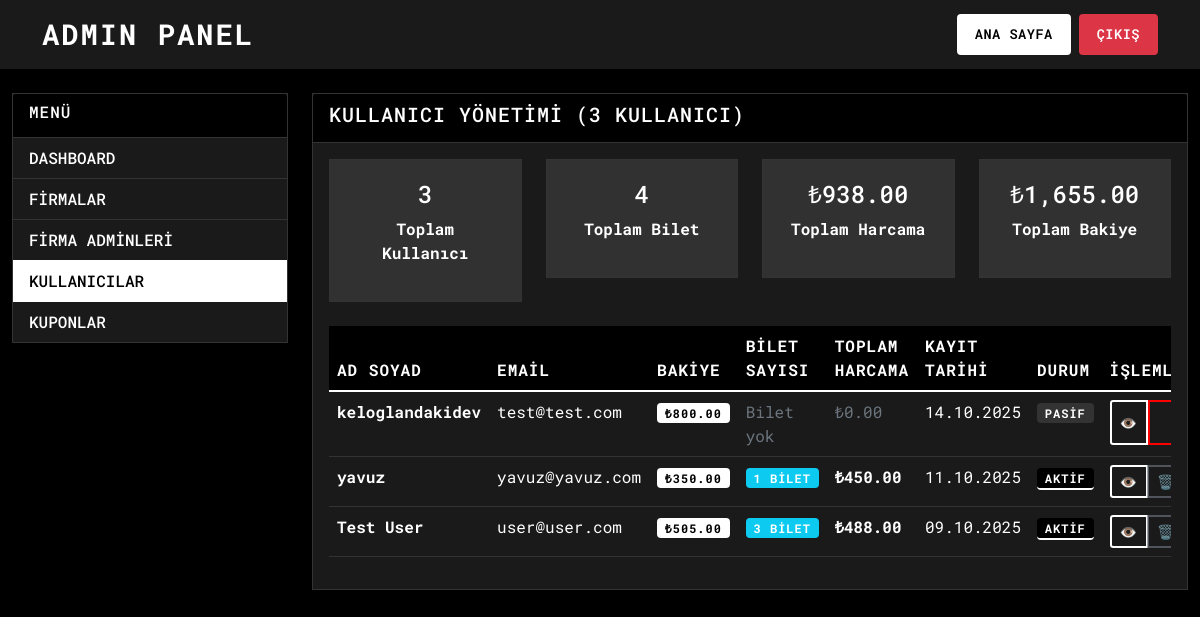
The page /admin.php?tab=users (signed in) on the database its author committed.
### tables this page shows
CREATE TABLE User (
                id TEXT PRIMARY KEY,
                full_name TEXT NOT NULL,
                email TEXT UNIQUE NOT NULL,
                role TEXT NOT NULL CHECK(role IN ('user', 'company', 'admin')),
                password TEXT NOT NULL,
                company_id TEXT NULL,
                balance INTEGER DEFAULT 800,
                created_at TIMESTAMP DEFAULT CURRENT_TIMESTAMP,
                FOREIGN KEY (company_id) REFERENCES Bus_Company(id) ON DELETE SET NULL
            );

### public/admin.php (the view, shortened to what this page needs)
<?php
require_once '../includes/auth.php';
$activeTab = $_GET['tab'] ?? 'dashboard';
$stats = [];
$stats['total_users'] = $pdo->query("SELECT COUNT(*) FROM User WHERE role = 'user'")->fetchColumn();
$stats['total_firms'] = $pdo->query("SELECT COUNT(*) FROM Bus_Company")->fetchColumn();
$stats['total_trips'] = $pdo->query("SELECT COUNT(*) FROM Trips")->fetchColumn();
$stats['total_tickets'] = $pdo->query("SELECT COUNT(*) FROM Tickets WHERE status = 'active'")->fetchColumn();
$stats['total_revenue'] = $pdo->query("SELECT SUM(total_price) FROM Tickets WHERE status = 'active'")->fetchColumn() ?? 0;
$users = $pdo->query("
    SELECT u.*,
           (SELECT COUNT(*) FROM Tickets WHERE user_id = u.id AND status = 'active') as ticket_count,
           (SELECT SUM(total_price) FROM Tickets WHERE user_id = u.id AND status = 'active') as total_spent
    FROM User u
    WHERE u.role = 'user'
    ORDER BY u.created_at DESC
")->fetchAll();
?>
<!DOCTYPE html>
<html lang="tr">
<head>
    <link href="https://cdn.jsdelivr.net/npm/bootstrap@5.1.3/dist/css/bootstrap.min.css" rel="stylesheet">
    <link href="css/style.css" rel="stylesheet">
</head>
<body>
    <nav class="navbar navbar-expand-lg navbar-dark bg-dark">
        <div class="container">
            <a class="navbar-brand" href="/">
                ADMIN PANEL
            </a>
            <div class="navbar-nav ms-auto">
                <div class="navbar-buttons">
                    <a class="nav-btn" href="/">Ana Sayfa</a>
                    <a class="nav-btn nav-btn-logout" href="logout.php">Çıkış</a>
                </div>
            </div>
        </div>
    </nav>
    <div class="container-fluid mt-4">
        <div class="row">
            <div class="col-md-3">
                <div class="card">
                    <div class="card-header">
                        <h6>Menü</h6>
                    </div>
                    <div class="list-group list-group-flush">
                        <a href="?tab=dashboard" class="list-group-item <?= $activeTab === 'dashboard' ? 'active' : '' ?>">
                            DASHBOARD
                        </a>
                        <a href="?tab=firms" class="list-group-item <?= $activeTab === 'firms' ? 'active' : '' ?>">
                            FİRMALAR
                        </a>
                        <a href="?tab=admins" class="list-group-item <?= $activeTab === 'admins' ? 'active' : '' ?>">
                            FİRMA ADMİNLERİ
                        </a>
                        <a href="?tab=users" class="list-group-item <?= $activeTab === 'users' ? 'active' : '' ?>">
                            KULLANICILAR
                        </a>
                        <a href="?tab=coupons" class="list-group-item <?= $activeTab === 'coupons' ? 'active' : '' ?>">
                            KUPONLAR
                        </a>
                    </div>
                </div>
            </div>
            <div class="col-md-9">
                <?php if ($activeTab === 'dashboard'): ?>
                    <div class="admin-stats">
                        <h4 class="text-center mb-4">Sistem İstatistikleri</h4>
                        <div class="row">
                            <div class="col-md-2">
                                <div class="stat-card">
                                    <h3><?= $stats['total_users'] ?></h3>
                                    <p>Kullanıcı</p>
                                </div>
                            </div>
                            <div class="col-md-2">
                                <div class="stat-card">
                                    <h3><?= $stats['total_firms'] ?></h3>
                                    <p>Firma</p>
                                </div>
                            </div>
                            <div class="col-md-2">
                                <div class="stat-card">
                                    <h3><?= $stats['total_trips'] ?></h3>
                                    <p>Sefer</p>
                                </div>
                            </div>
                            <div class="col-md-3">
                                <div class="stat-card">
                                    <h3><?= $stats['total_tickets'] ?></h3>
                                    <p>Aktif Bilet</p>
                                </div>
                            </div>
                            <div class="col-md-3">
                                <div class="stat-card">
                                    <h3>₺<?= number_format($stats['total_revenue'], 2) ?></h3>
                                    <p>Toplam Gelir</p>
                                </div>
                            </div>
                        </div>
                    </div>
                    <div class="card mt-4">
                        <div class="card-header">
                            <h5>Son Biletler</h5>
                        </div>
                        <div class="card-body">
                            <?php
                            $recentTickets = $pdo->query("
                                SELECT t.*, u.full_name as user_name, tr.departure_city, tr.destination_city, bc.name as firma_ad
                                FROM Tickets t
                                JOIN User u ON t.user_id = u.id
                                JOIN Trips tr ON t.trip_id = tr.id
                                JOIN Bus_Company bc ON tr.company_id = bc.id
                                ORDER BY t.created_at DESC
                                LIMIT 10
                            ")->fetchAll();
                            ?>
                            <div class="table-responsive">
                                <table class="table table-sm">
                                    <thead>
                                        <tr>
                                            <th>Kullanıcı</th>
                                            <th>Güzergah</th>
                                            <th>Firma</th>
                                            <th>Fiyat</th>
                                            <th>Durum</th>
                                            <th>Tarih</th>
                                        </tr>
                                    </thead>
                                    <tbody>
                                        <?php foreach ($recentTickets as $ticket): ?>
                                            <tr>
                                                <td><?= htmlspecialchars($ticket['user_name']) ?></td>
                                                <td><?= htmlspecialchars($ticket['departure_city']) ?> → <?= htmlspecialchars($ticket['destination_city']) ?></td>
                                                <td><?= htmlspecialchars($ticket['firma_ad']) ?></td>
                                                <td>₺<?= number_format($ticket['total_price'], 2) ?></td>
                                                <td>
                                                    <span class="badge <?= $ticket['status'] === 'active' ? 'bg-success' : 'bg-danger' ?>">
                                                        <?= $ticket['status'] ?>
                                                    </span>
                                                </td>
                                                <td><?= date('d.m.Y H:i', strtotime($ticket['created_at'])) ?></td>
                                            </tr>
                                        <?php endforeach; ?>
                                    </tbody>
                                </table>
                            </div>
                        </div>
                    </div>
                <?php elseif ($activeTab === 'users'): ?>
                    <div class="card">
                        <div class="card-header">
                            <h5>Kullanıcı Yönetimi (<?= count($users) ?> Kullanıcı)</h5>
                        </div>
                        <div class="card-body">
                            <div class="row mb-4">
                                <div class="col-md-3">
                                    <div class="stat-card">
                                        <h4><?= count($users) ?></h4>
                                        <p>Toplam Kullanıcı</p>
                                    </div>
                                </div>
                                <div class="col-md-3">
                                    <div class="stat-card">
                                        <h4><?= array_sum(array_column($users, 'ticket_count')) ?></h4>
                                        <p>Toplam Bilet</p>
                                    </div>
                                </div>
                                <div class="col-md-3">
                                    <div class="stat-card">
                                        <h4>₺<?= number_format(array_sum(array_column($users, 'total_spent')), 2) ?></h4>
                                        <p>Toplam Harcama</p>
                                    </div>
                                </div>
                                <div class="col-md-3">
                                    <div class="stat-card">
                                        <h4>₺<?= number_format(array_sum(array_column($users, 'balance')), 2) ?></h4>
                                        <p>Toplam Bakiye</p>
                                    </div>
                                </div>
                            </div>
                            <div class="table-responsive">
                                <table class="table">
                                    <thead>
                                        <tr>
                                            <th>Ad Soyad</th>
                                            <th>Email</th>
                                            <th>Bakiye</th>
                                            <th>Bilet Sayısı</th>
                                            <th>Toplam Harcama</th>
                                            <th>Kayıt Tarihi</th>
                                            <th>Durum</th>
                                            <th>İşlemler</th>
                                        </tr>
                                    </thead>
                                    <tbody>
                                        <?php foreach ($users as $user): ?>
                                            <tr>
                                                <td>
                                                    <strong><?= htmlspecialchars($user['full_name']) ?></strong>
                                                </td>
                                                <td><?= htmlspecialchars($user['email']) ?></td>
                                                <td>
                                                    <span class="badge <?= $user['balance'] > 0 ? 'bg-success' : 'bg-secondary' ?>">
                                                        ₺<?= number_format($user['balance'], 2) ?>
                                                    </span>
                                                </td>
                                                <td>
                                                    <?php if ($user['ticket_count'] > 0): ?>
                                                        <span class="badge bg-info"><?= $user['ticket_count'] ?> bilet</span>
                                                    <?php else: ?>
                                                        <span class="text-muted">Bilet yok</span>
                                                    <?php endif; ?>
                                                </td>
                                                <td>
                                                    <?php if ($user['total_spent'] > 0): ?>
                                                        <strong>₺<?= number_format($user['total_spent'], 2) ?></strong>
                                                    <?php else: ?>
                                                        <span class="text-muted">₺0.00</span>
                                                    <?php endif; ?>
                                                </td>
                                                <td><?= date('d.m.Y', strtotime($user['created_at'])) ?></td>
                                                <td>
                                                    <?php
                                                    $daysSinceRegistration = (time() - strtotime($user['created_at'])) / (60 * 60 * 24);
                                                    if ($daysSinceRegistration <= 7): ?>
                                                        <span class="badge bg-success">Yeni</span>
                                                    <?php elseif ($user['ticket_count'] > 0): ?>
                                                        <span class="badge bg-primary">Aktif</span>
                                                    <?php else: ?>
                                                        <span class="badge bg-secondary">Pasif</span>
                                                    <?php endif; ?>
                                                </td>
                                                <td>
                                                    <div class="btn-group btn-group-sm">
                                                        <button type="button" class="btn btn-outline-primary btn-sm" onclick="showUserDetails('<?= $user['id'] ?>', '<?= htmlspecialchars($user['full_name']) ?>', '<?= htmlspecialchars($user['email']) ?>')" title="Detayları Gör">
                                                            👁️
                                                        </button>
                                                        <?php if ($user['ticket_count'] > 0): ?>
                                                            <button type="button" class="btn btn-outline-secondary btn-sm" disabled title="Aktif bilet var">
                                                                🗑️
                                                            </button>
                                                        <?php else: ?>
                                                            <form method="POST" style="display: inline;" onsubmit="return confirmDeleteUser('<?= htmlspecialchars($user['full_name']) ?>', '<?= htmlspecialchars($user['email']) ?>')">
                                                                <button type="submit" name="delete_user" class="btn btn-outline-danger btn-sm" title="Kullanıcıyı Sil">
                                                                </button>
                                                            </form>
                                                        <?php endif; ?>
                                                    </div>
                                                </td>
                                            </tr>
                                        <?php endforeach; ?>
                                    </tbody>
                                </table>
                            </div>
                        </div>
                    </div>
                <?php endif; ?>
            </div>
        </div>
    </div>
</body>
</html>

### rows shown on the page
user: full_name "keloglandakidev", email "test@test.com", balance "800.00", shows "Bilet yok", shows "₺0.00", created_at "14.10.2025", shows "PASIF"
user: full_name "yavuz", email "yavuz@yavuz.com", balance "350.00", ticket_count "1", total_spent "450.00", created_at "11.10.2025", shows "AKTIF"
user: full_name "Test User", email "user@user.com", balance "505.00", ticket_count "3", total_spent "488.00", created_at "09.10.2025", shows "AKTIF"

### other values the page prints
count($users) "3"
array_sum(array_column($users, 'ticket_count')) "4"
array_sum(array_column($users, 'total_spent')) "938.00"
array_sum(array_column($users, 'balance')) "1,655.00"
